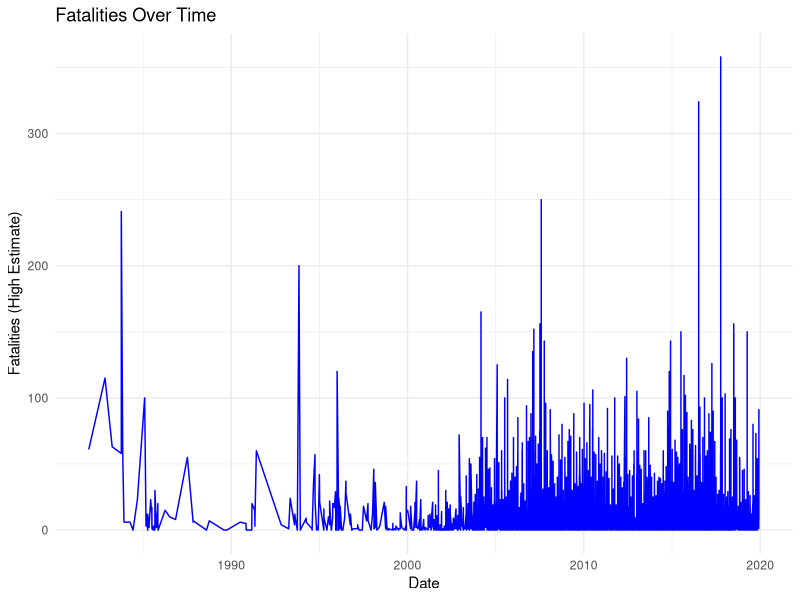
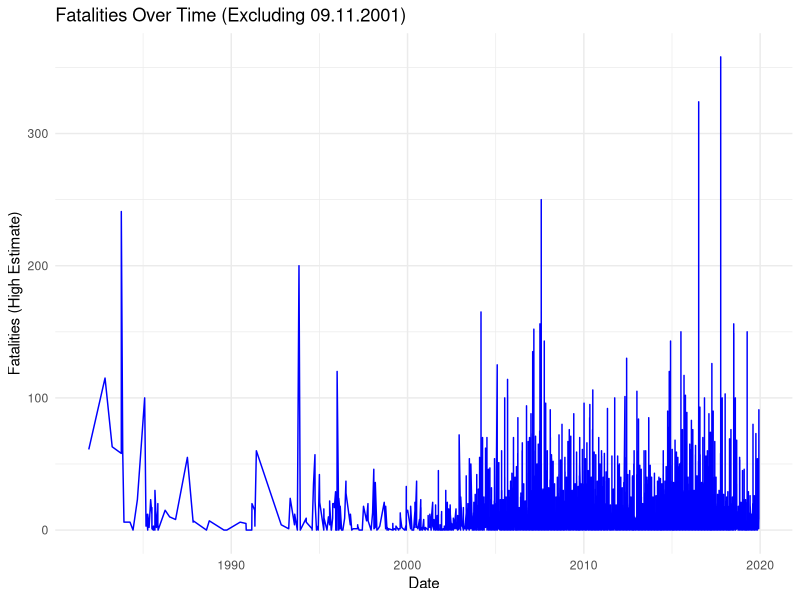

These charts were generated, in order, by the following R code:
### EDA - Practical 3 ###
#########################

# Load necessary libraries
library(ggplot2)
library(dplyr)

# Read the data
suicide_attacks <- read.csv("Practical 3/Data/suicide_attacks_cleaned.csv")

# Ensure the "date" column is properly formatted as a Date object
suicide_attacks <- suicide_attacks %>%
  mutate(date = as.Date(paste(date.year, date.month, date.day, sep = "-")))


##### Plot fatalities over time
ggplot(data = suicide_attacks, aes(x = date, y = statistics...killed_high)) +
  geom_line(color = "blue") +
  labs(title = "Fatalities Over Time",
       x = "Date",
       y = "Fatalities (High Estimate)") +
  theme_minimal()

#### Plot fatalities over time without 9/11
# Filter out the data for 09.11.2001
suicide_attacks_filtered <- suicide_attacks %>%
  filter(date != as.Date("2001-09-02"))

# Plot fatalities over time
ggplot(data = suicide_attacks_filtered, aes(x = date, y = statistics...killed_high)) +
  geom_line(color = "blue") +
  labs(title = "Fatalities Over Time (Excluding 09.11.2001)",
       x = "Date",
       y = "Fatalities (High Estimate)") +
  theme_minimal()
